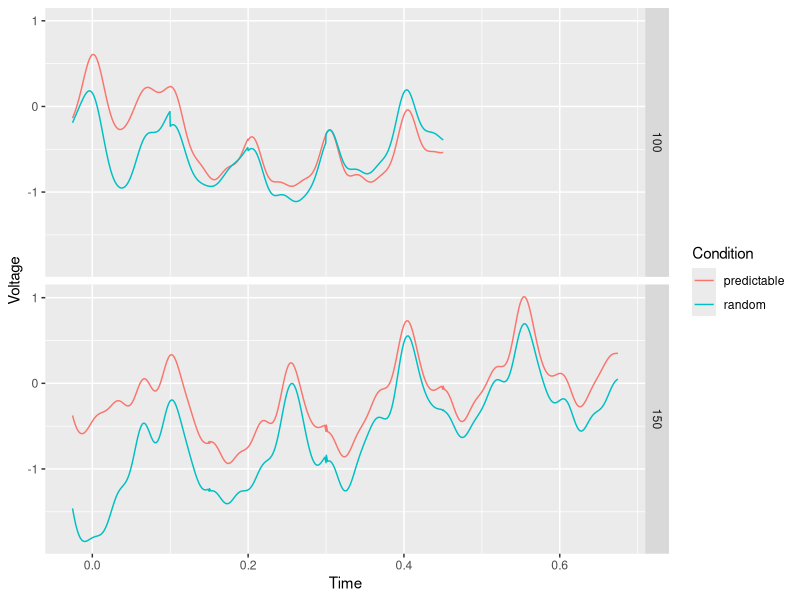

This figure's R source:
library(tidyverse)

data = readr::read_csv("../data/sequences.csv") %>% 
    mutate(Condition = factor(Condition)) %>%
    mutate(Time = as.numeric(Time)) %>%
    mutate(Voltage = as.numeric(Voltage))

ggplot(data=filter(data, Electrode == "FZ"), aes(x=Time, y=Voltage, color=Condition)) +
    facet_grid(rows=vars(SOA)) +
    geom_line()
